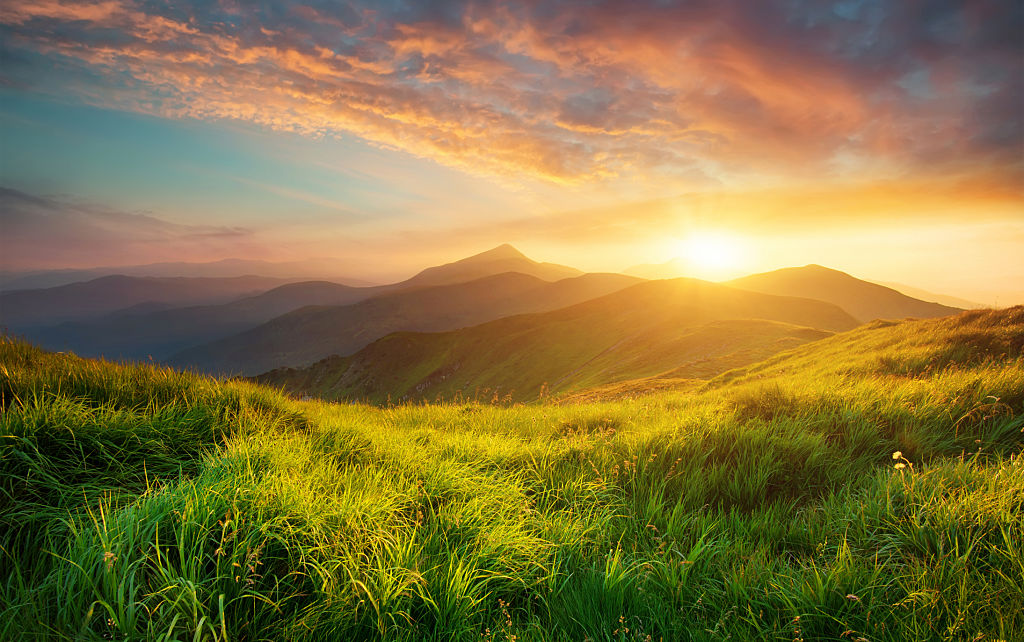
#> input picture deep learning 2/task1/version1/nature.jpg, 1024 x 642 px
$ python solution.py
#> lines starting #> are read from the running program, lines starting #| are printed output that depends on the picture
import cv2 as cv
import numpy as np

# Load an image
image = cv.imread('nature.jpg')
#> image is the input picture: shape (642, 1024, 3); mean B, G, R 66, 117.5, 134.4
if image is None:
    print("Could not open or find the image")

# Display and save the image
def show_and_save(description, image):
    cv.imshow(description,image)
    a = cv.waitKey(0)
    if a == ord('a'):
        cv.destroyAllWindows()
    filename = f'/Users/annpetrosiann/Desktop/{description}.jpg'
    cv.imwrite(filename, image)


# Resize the image
resized_image = cv.resize(image, (400, 500))
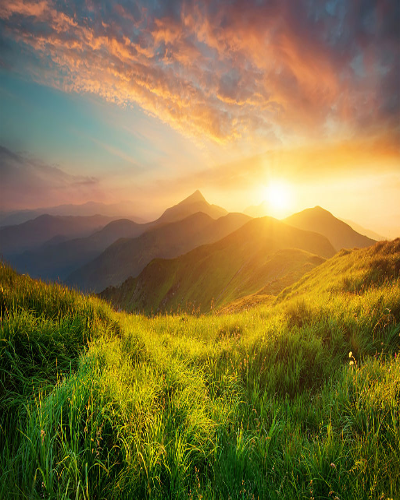
#> resized_image: shape (500, 400, 3); mean B, G, R 65.9, 117.3, 134.3
show_and_save( "Resized image",resized_image)
#> (key Esc is pressed here)

# Flip the Image
flipped_horizontal = cv.flip(image, 1)
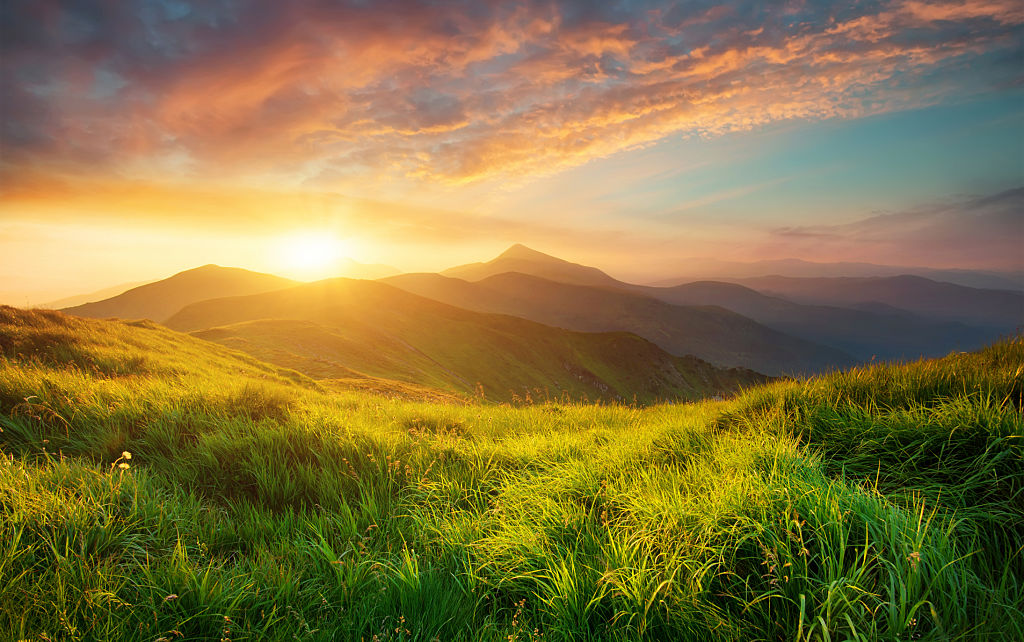
#> flipped_horizontal: shape (642, 1024, 3); mean B, G, R 66, 117.5, 134.4
show_and_save( "Flipped horizontal image",flipped_horizontal)
#> (key Enter is pressed here)

flipped_vertical = cv.flip(image, 0)
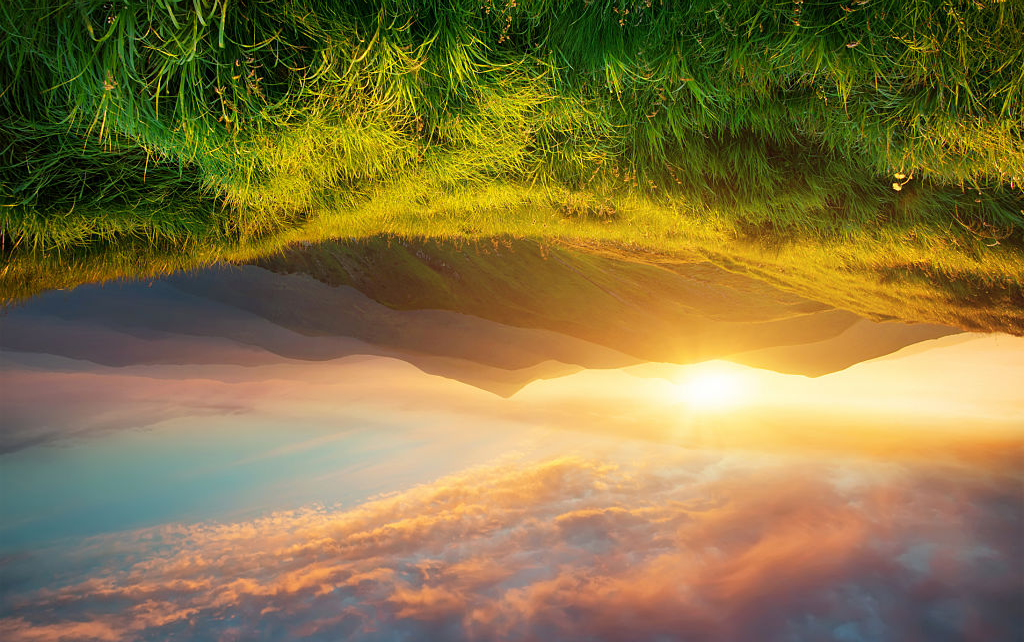
#> flipped_vertical: shape (642, 1024, 3); mean B, G, R 66, 117.5, 134.4
show_and_save( "Flipped vertical image",flipped_vertical)

# Crop the image
cropped_image = image[100:500, 100:500]
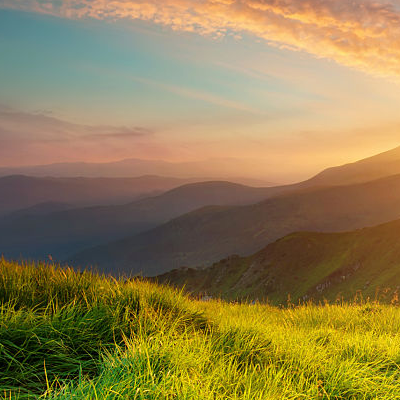
#> cropped_image: shape (400, 400, 3); mean B, G, R 79.3, 126.6, 145.1
show_and_save( "Cropped image",cropped_image)

#Rotate the image
height, width = image.shape[:2]
#> height = 642; width = 1024
center = (width / 2, height / 2)
#> center = (512, 321)
rotation_matrix = cv.getRotationMatrix2D(center, 45, 1.0)
rotated_image = cv.warpAffine(image, rotation_matrix, (width, height))
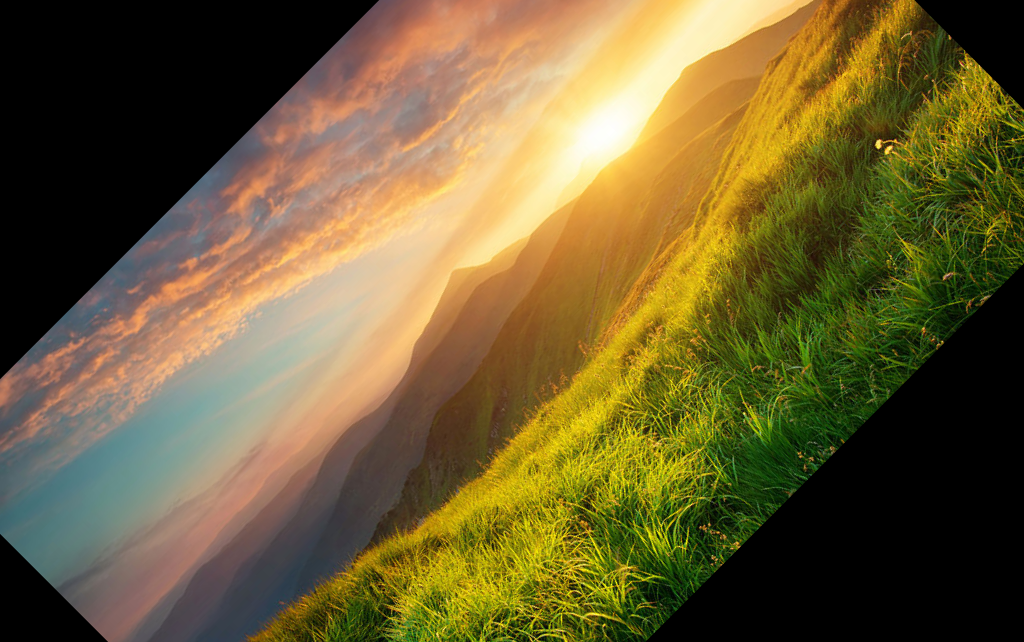
#> rotated_image: shape (642, 1024, 3); mean B, G, R 52.5, 95.4, 110.3
show_and_save( "Rotated",rotated_image)

# Convert to different color spaces
rgb_image = cv.cvtColor(image, cv.COLOR_BGR2RGB)
show_and_save("RGB Image", rgb_image)

hsv_image = cv.cvtColor(image, cv.COLOR_BGR2HSV)
#> hsv_image: shape (642, 1024, 3); mean H, S, V 38.5, 149.6, 142.1
show_and_save("HSV Image", hsv_image)

lab_image = cv.cvtColor(image, cv.COLOR_BGR2LAB)
show_and_save("LAB Image", lab_image)

gray_image = cv.cvtColor(image,cv.COLOR_BGR2GRAY)
show_and_save( "Gray image",gray_image)

# Apply image filters
Gaussian = cv.GaussianBlur(image, (5, 5),0)
show_and_save("Gaussian", Gaussian)

sharpened_image = cv.filter2D(image, -1, np.array([[-1, -1, -1], [-1, 9, -1], [-1, -1, -1]]))
show_and_save("Sharpened image", sharpened_image)

median_filtered_image = cv.medianBlur(image, 5)
show_and_save("Median filtered image", median_filtered_image)


# Draw shapes
cv.line(image, (50, 30), (200, 30), (255, 0, 0), 5)  # Blue line
cv.rectangle(image, (50, 60), (200, 120), (0, 255, 0), 3)  # Green rectangle
cv.circle(image, (150, 150), 40, (0, 0, 255), -1)  # Red circle
show_and_save("Shapes on Image", image)
